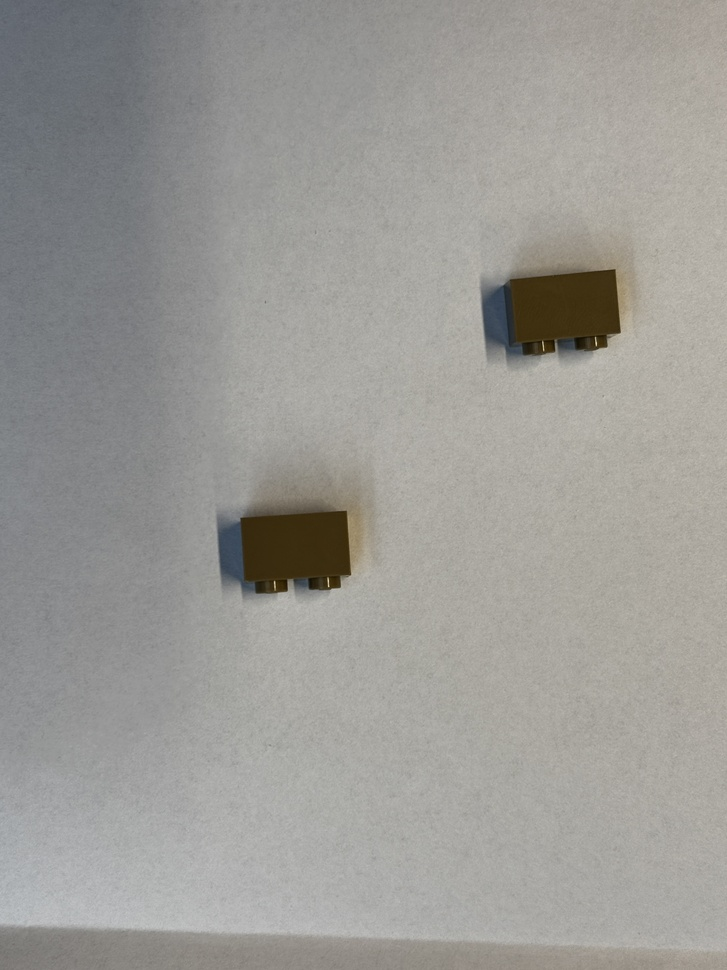
#> input picture TrainingImages/2PointDetect.JPG, 727 x 970 px, shrunk from 3024 x 4032 before the run
$ python -i PreProcessing.py   (imports and definitions only)
#> lines starting #> are read from the running program, lines starting #| are printed output that depends on the picture
#> further down, picture is the input picture: shape (970, 727, 3); mean B, G, R 150.2, 154.3, 155.7
import cv2
import numpy as np


def remove_shadows_preserve_color(image):
    lab = cv2.cvtColor(image, cv2.COLOR_BGR2LAB)
#> lab: shape (970, 727, 3); mean of channels 0, 1, 2 162.3, 127.8, 130.4
    l, a, b = cv2.split(lab)
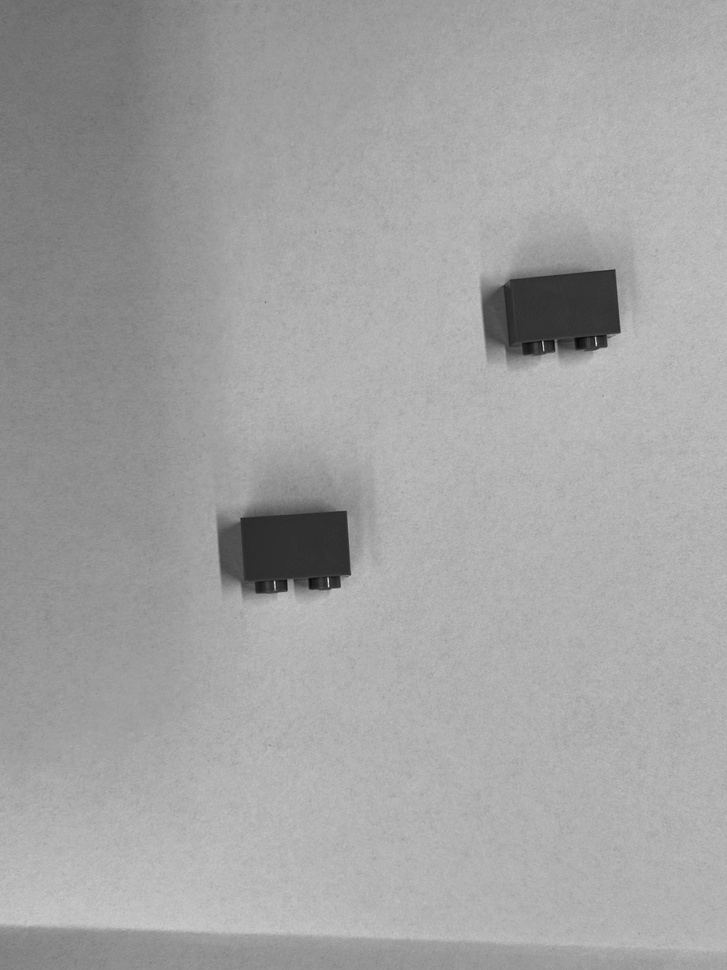
#> l: shape (970, 727); min 8, max 220, mean 162.3
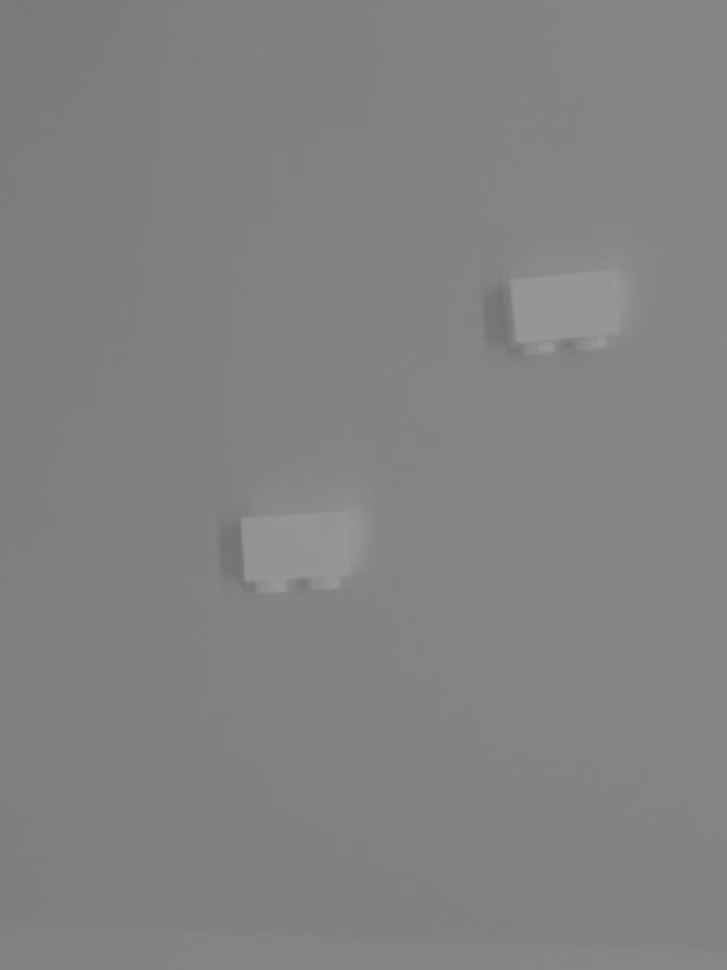
#> b: shape (970, 727); min 113, max 153, mean 130.4

    # Large blur to estimate shadow
    l_blur = cv2.GaussianBlur(l, (101, 101), 0)

    # Normalize L
    l_corrected = cv2.divide(l, l_blur, scale=255)
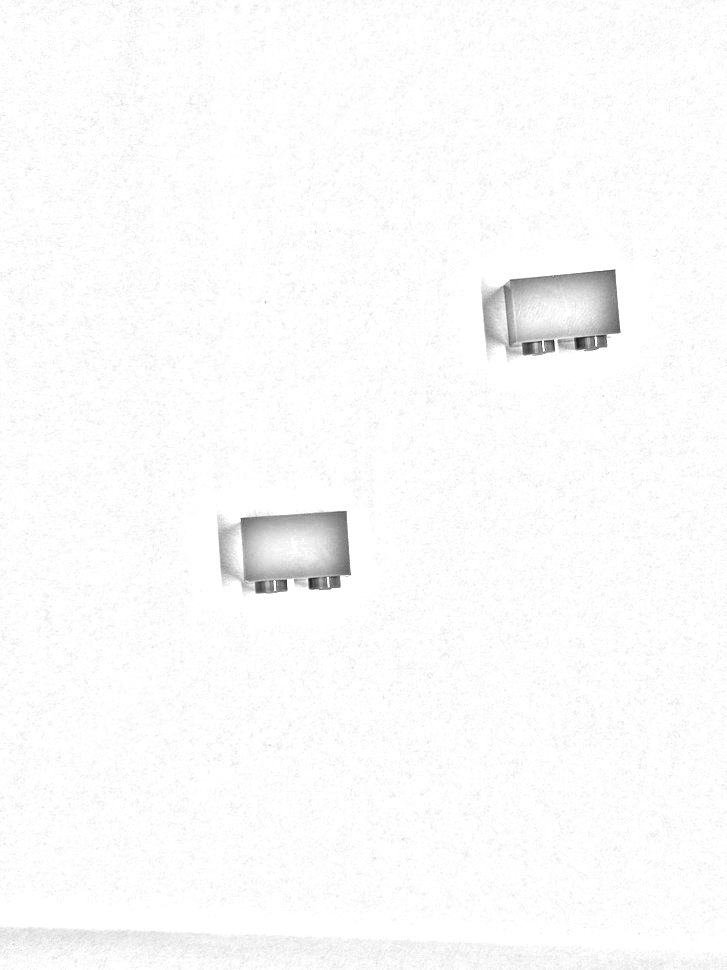
#> l_corrected: shape (970, 727); min 25, max 255, mean 251.1

    # Merge with original color
    lab_corrected = cv2.merge([l_corrected, a, b])
#> lab_corrected: shape (970, 727, 3); mean of channels 0, 1, 2 251.1, 127.8, 130.4
    result = cv2.cvtColor(lab_corrected, cv2.COLOR_LAB2BGR)
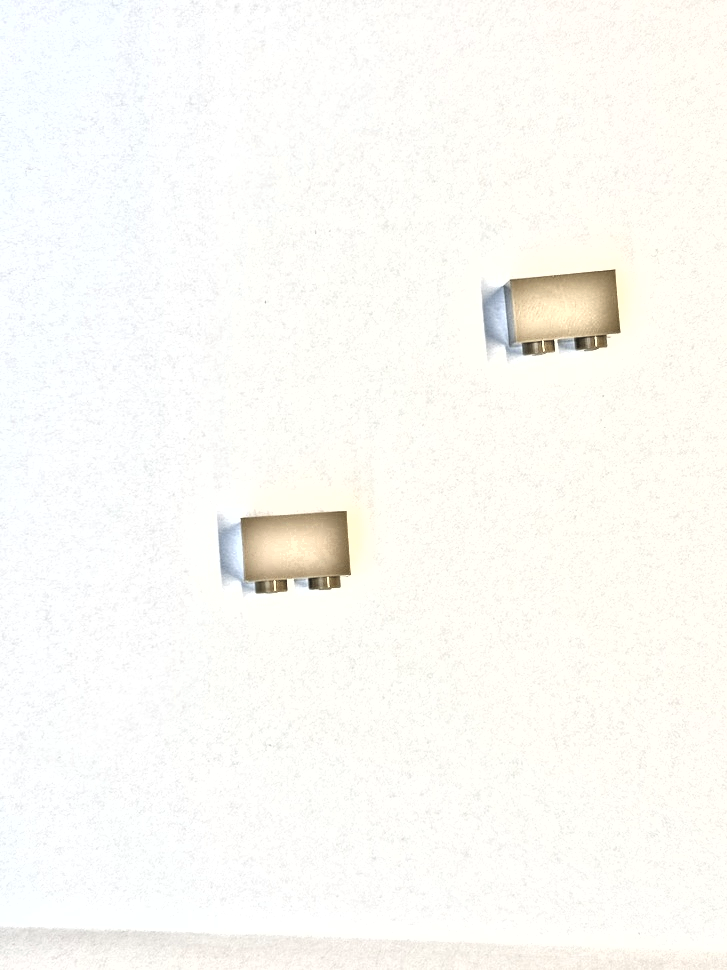
#> result: shape (970, 727, 3); mean B, G, R 245.6, 250.6, 251.2

    return result

def sharpened_image(image):
    blur_amount = 23
    gauss_amount = 23

    blur = cv2.blur(image, (blur_amount, blur_amount))
    gauss = cv2.GaussianBlur(blur, (gauss_amount, gauss_amount), 0)

    sharpened_img = cv2.addWeighted(image, 1.7, blur, -0.8, 0)

    return sharpened_img

>>> import cv2
>>> picture = cv2.imread('TrainingImages/2PointDetect.JPG')
>>> result = remove_shadows_preserve_color(picture)
